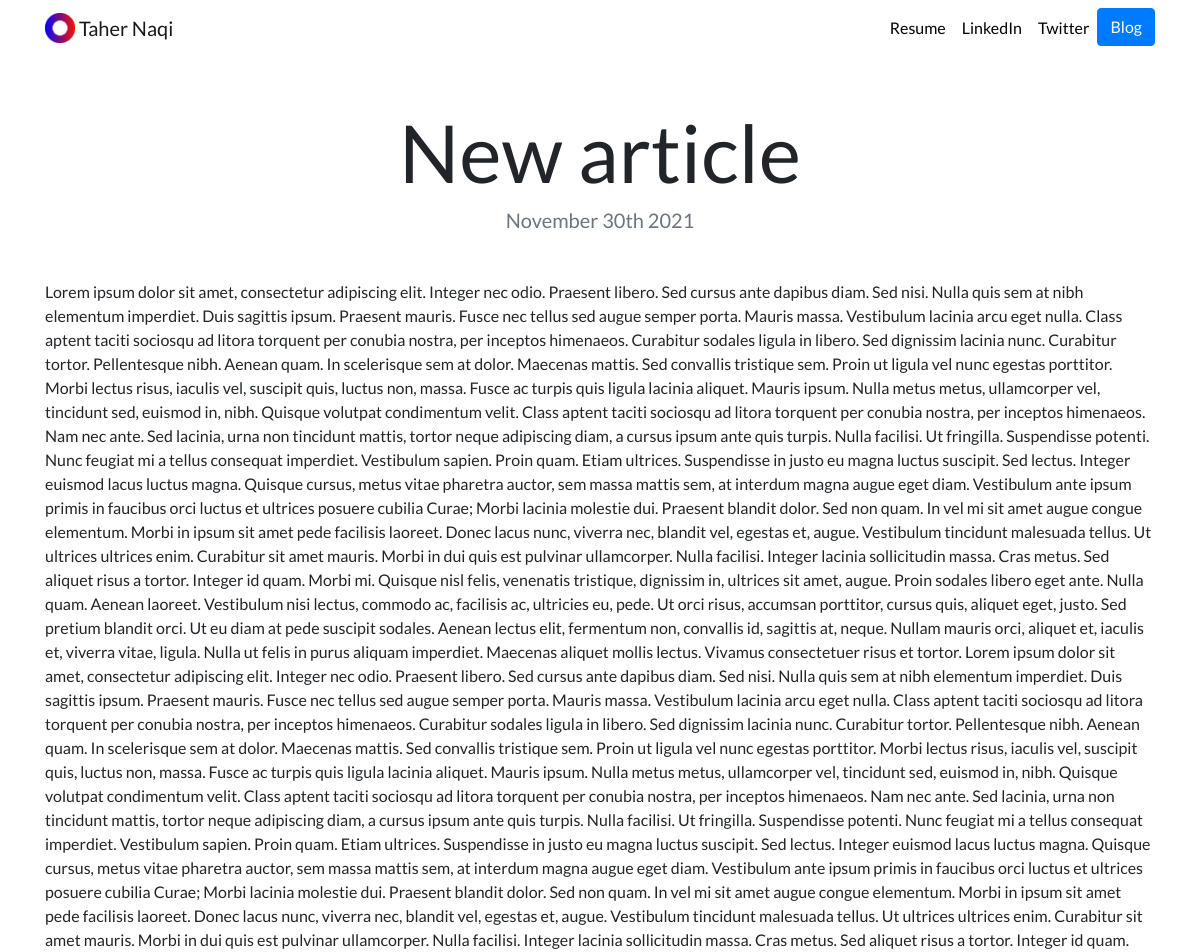
Page /blog/7/ on the committed database.
### blog/models.py (models this page shows, shortened)
class Blog(models.Model):
    title = models.CharField(max_length=200)
    description = models.TextField()
    date = models.DateField()

### blog/views.py (the view)
# urls.py: path('<int:blog_id>/', views.detail, name='detail'),
def detail(request, blog_id):
    blog = get_object_or_404(Blog, pk=blog_id)
    return render(request, 'blog/detail.html', {'blog':blog})

### blog/templates/blog/detail.html
{% extends "portfolio/base.html" %}
{% load static %}
{% block content %}
<h1 class="text-center mt-5" id="blogdetailtitle">{{ blog.title }}</h1>
<h5 class="text-center text-muted mb-5">{{ blog.date|date:'F jS Y' }}</h5>
{{ blog.description|safe }}
{% endblock %}

### portfolio/static/portfolio/custom.css (style rules this page uses)
body { font-family: 'Lato', sans-serif; }
@media (min-width: 992px) { #blogdetailtitle { font-size: 5rem; } }

### rows in the picture
Blog: title "New article", date "November 30th 2021", description "Lorem ipsum dolor sit amet, consectetur adipiscing elit. Integer nec odio. Praesent libero. Sed cursus ante dapibus diam. Sed nisi. Nulla quis sem at nibh elementum imperdiet. Duis sagittis ipsum. Praesent mauris. Fusce nec tellus sed augue semper porta. Mauris massa. Vestibulum lacinia arcu eget nulla. Class aptent taciti sociosqu ad litora torquent per conubia nostra, per inceptos himenaeos. Curabitur sodales ligula in libero. Sed dignissim lacinia nunc. Curabitur tortor. Pellentesque nibh. Aenean quam. In scelerisque sem at dolor. Maecenas mattis. Sed convallis tristique sem. Proin ut ligula vel nunc egestas porttitor. Morbi lectus risus, iaculis vel, suscipit quis, luctus non, massa.…"
